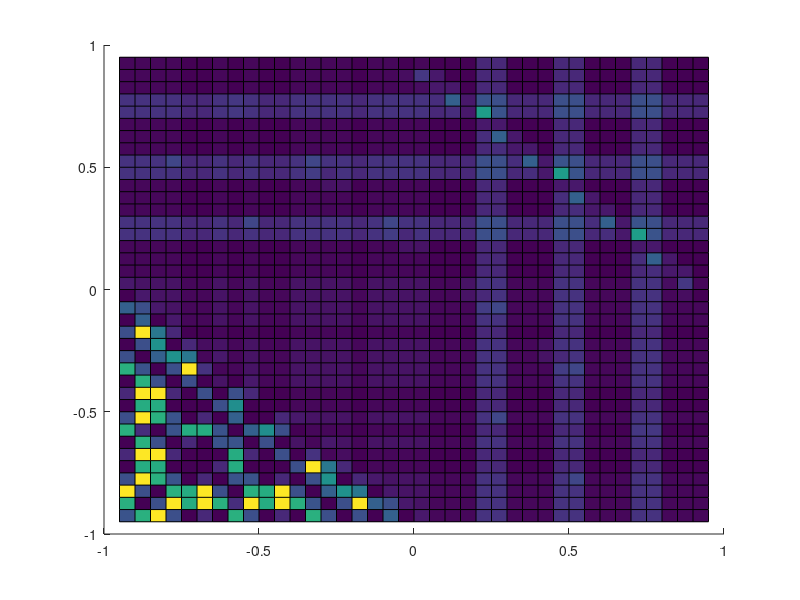

The MATLAB source for this figure:
%nonlinearity measurement of N-dimensional equations
clear all
close all
clc

%define inputs and equation
f = @(x,y) x+y+0.1;%x.*y.*y+6*x-y.*sqrt(x);
%umag2 = @(x,y) (y.*y./x./x./x/16)+(8*y.*y)+(-4*y./sqrt(x))+(1/2./x)+(4*x.*x);

p = [0,0];

rx = 1;
ry = 1;

x1 = p(1)-rx;
x2 = p(1)+rx;
y1 = p(2)-ry;
y2 = p(2)+ry;

dx = 0.05;
dy = 0.05;

%step 1, Get points in the range as described
x_arr = x1:dx:x2;
y_arr = y1:dy:y2;

%[xx,yy] = meshgrid(x_arr,y_arr);

%zz = f(xx,yy);
%dzz = umag2(xx,yy);

%surf(xx,yy,dzz)

%step 2, Do the partial derivatives vector for all points
for ii = 2:(numel(x_arr)-1)
  for jj = 2:(numel(y_arr)-1)
    %dxdx
    f1 = f(x_arr(ii+1),y_arr(jj));
    f2 = 2*f(x_arr(ii),y_arr(jj));
    f3 = f(x_arr(ii-1),y_arr(jj));
    dxdx = (f1-f2+f3)/(dx*dx);

    %dxdy
    f1 = f(x_arr(ii+1),y_arr(jj+1));
    f2 = -f(x_arr(ii+1),y_arr(jj-1));
    f3 = -f(x_arr(ii-1),y_arr(jj+1));
    f4 = f(x_arr(ii-1),y_arr(jj-1));
    dxdy = (f1+f2+f3+f4)/(4*dx*dy);

    %dydx
    dydx = dxdy;

    %dydy
    f1 = f(x_arr(ii),y_arr(jj+1));
    f2 = 2*f(x_arr(ii),y_arr(jj));
    f3 = f(x_arr(ii),y_arr(jj-1));
    dydy = (f1-f2+f3)/(dy*dy);

    dxdx_mat(ii-1,jj-1) = dxdx;
    dxdy_mat(ii-1,jj-1) = dxdy;
    dydx_mat(ii-1,jj-1) = dydx;
    dydy_mat(ii-1,jj-1) = dydy;

    u_mag(jj-1,ii-1) = abs(dxdx)^2+abs(dxdy)^2+abs(dydx)^2+abs(dydy)^2;

  endfor
endfor

hold on
[xxx,yyy] = meshgrid(x_arr(2:end-1),y_arr(2:end-1));
surf(xxx,yyy,u_mag)

for ii = 1:(numel(x_arr)-2)
  %integrate over the Y axis before the x axis
  u_mag_focus = u_mag(:,ii);
  u_mag_int(ii) = trapz(y_arr(2:end-1),u_mag_focus);

endfor

%integrate over x axis
integrand = trapz(x_arr(2:end-1),u_mag_int);

f0 =  f(p(1),p(2));
eta = integrand/f0/f0

##figure()
##dxdxf = @(x,y) y./(4*sqrt(x.^3));
##dxdyf = @(x,y) 2*y-1./(2*sqrt(x));
##dydxf = @(x,y) 2*y-1./(2*sqrt(x));
##dydyf = @(x,y) 2*x;
##
##dvdx = dydyf(xx,yy);
##
##surf(xxx,yyy,dydy_mat)
##hold on
##surf(xx,yy,dvdx)


